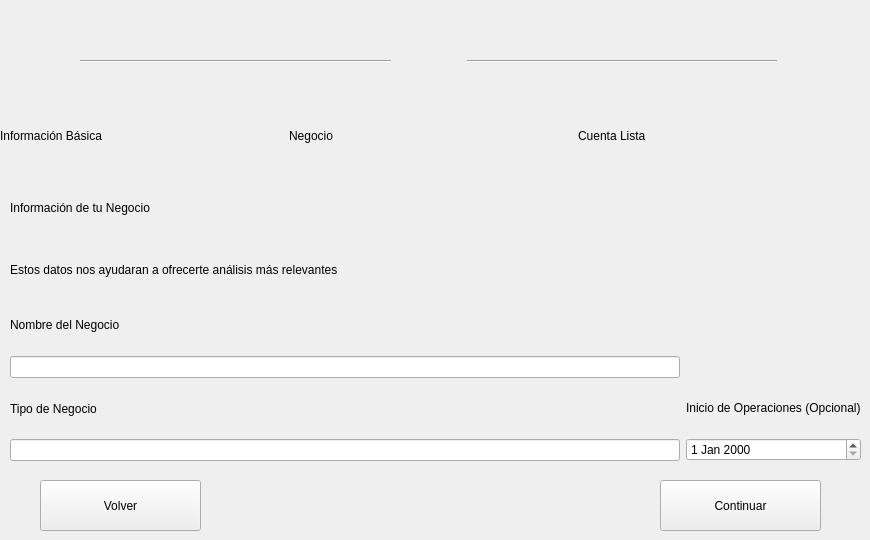
   <widget class="QWidget" name="page_2">
    <widget class="QWidget" name="horizontalLayoutWidget_2">
     <property name="geometry">
      <rect>
       <x>10</x>
       <y>20</y>
       <width>841</width>
       <height>83</height>
      </rect>
     </property>
     <layout class="QHBoxLayout" name="progreso_2">
      <item>
       <widget class="QLabel" name="LBLprofile_2">
        <property name="maximumSize">
         <size>
          <width>64</width>
          <height>64</height>
         </size>
        </property>
        <property name="text">
         <string/>
        </property>
        <property name="pixmap">
         <pixmap resource="../resources/resources.qrc">:/icons/profileLight.svg</pixmap>
        </property>
        <property name="scaledContents">
         <bool>true</bool>
        </property>
        <property name="paso" stdset="0">
         <string>Completado</string>
        </property>
        <property name="styleClass" stdset="0">
         <string>numeroPaso</string>
        </property>
       </widget>
      </item>
      <item>
       <widget class="Line" name="linea">
        <property name="styleSheet">
         <string notr="true">color: #279D4F</string>
        </property>
        <property name="orientation">
         <enum>Qt::Horizontal</enum>
        </property>
        <property name="estado" stdset="0">
         <string>Completado</string>
        </property>
       </widget>
      </item>
      <item>
       <widget class="QLabel" name="LBLsuitcase_2">
        <property name="maximumSize">
         <size>
          <width>64</width>
          <height>64</height>
         </size>
        </property>
        <property name="text">
         <string/>
        </property>
        <property name="pixmap">
         <pixmap resource="../resources/resources.qrc">:/icons/iconSuitcaseLight.svg</pixmap>
        </property>
        <property name="scaledContents">
         <bool>true</bool>
        </property>
        <property name="styleClass" stdset="0">
         <string>numeroPaso</string>
        </property>
        <property name="paso" stdset="0">
         <string>Activo</string>
        </property>
       </widget>
      </item>
      <item>
       <widget class="Line" name="linea_2">
        <property name="orientation">
         <enum>Qt::Horizontal</enum>
        </property>
       </widget>
      </item>
      <item>
       <widget class="QLabel" name="LBLcheck_2">
        <property name="maximumSize">
         <size>
          <width>68</width>
          <height>68</height>
         </size>
        </property>
        <property name="text">
         <string/>
        </property>
        <property name="pixmap">
         <pixmap resource="../resources/resources.qrc">:/icons/checkIconDark.svg</pixmap>
        </property>
        <property name="scaledContents">
         <bool>true</bool>
        </property>
        <property name="styleClass" stdset="0">
         <string>numeroPaso</string>
        </property>
        <property name="paso" stdset="0">
         <string/>
        </property>
       </widget>
      </item>
     </layout>
    </widget>
    <widget class="QWidget" name="progresoDescripcion_2" native="true">
     <property name="geometry">
      <rect>
       <x>0</x>
       <y>100</y>
       <width>861</width>
       <height>71</height>
      </rect>
     </property>
     <property name="styleSheet">
      <string notr="true">QLabel[texto=&quot;Activo&quot;]{
color: #5D38BB;
font-weight:bold;
font-size: 16px;
}
QLabel[texto=&quot;Inactivo&quot;]{
color:  #6C6686;
font-weight: bold;
font-size:16px;
}</string>
     </property>
     <layout class="QHBoxLayout" name="horizontalLayout_4">
      <item>
       <widget class="QLabel" name="label_7">
        <property name="styleSheet">
         <string notr="true"/>
        </property>
        <property name="text">
         <string>Información Básica</string>
        </property>
        <property name="texto" stdset="0">
         <string>Inactivo</string>
        </property>
       </widget>
      </item>
      <item>
       <widget class="QLabel" name="label_8">
        <property name="styleSheet">
         <string notr="true">qproperty-alignment: 'AlignCenter';</string>
        </property>
        <property name="text">
         <string>Negocio</string>
        </property>
        <property name="texto" stdset="0">
         <string>Activo</string>
        </property>
       </widget>
      </item>
      <item>
       <widget class="QLabel" name="label_9">
        <property name="styleSheet">
         <string notr="true">qproperty-alignment: 'AlignTrailing | AlignVCenter';

</string>
        </property>
        <property name="text">
         <string>Cuenta Lista</string>
        </property>
        <property name="texto" stdset="0">
         <string>Inactivo</string>
        </property>
       </widget>
      </item>
     </layout>
    </widget>
    <widget class="QWidget" name="containerRegistro_4">
     <property name="geometry">
      <rect>
       <x>10</x>
       <y>180</y>
       <width>841</width>
       <height>117</height>
      </rect>
     </property>
     <layout class="QVBoxLayout" name="layoutVRegistro_4">
      <item>
       <widget class="QLabel" name="lblTituloRegistro_4">
        <property name="styleSheet">
         <string notr="true"/>
        </property>
        <property name="text">
         <string>Información de tu Negocio</string>
        </property>
        <property name="texto" stdset="0">
         <string>Destacado</string>
        </property>
       </widget>
      </item>
      <item>
       <widget class="QLabel" name="lblSubtituloRegistro_4">
        <property name="styleSheet">
         <string notr="true"/>
        </property>
        <property name="text">
         <string>Estos datos nos ayudaran a ofrecerte análisis más relevantes</string>
        </property>
        <property name="texto" stdset="0">
         <string>Descripcion</string>
        </property>
       </widget>
      </item>
     </layout>
    </widget>
    <widget class="QWidget" name="contenedorInput_2" native="true">
     <property name="geometry">
      <rect>
       <x>10</x>
       <y>300</y>
       <width>851</width>
       <height>161</height>
      </rect>
     </property>
     <property name="styleSheet">
      <string notr="true">QLabel[texto=&quot;InputTexto&quot;]{
font-size: 16px;
font-weight: bold;
}</string>
     </property>
     <layout class="QGridLayout" name="gridLayout_2">
      <item row="0" column="0">
       <layout class="QVBoxLayout" name="inputLayout_3">
        <property name="sizeConstraint">
         <enum>QLayout::SetFixedSize</enum>
        </property>
        <item>
         <widget class="QLabel" name="lblTituloRegistro_7">
          <property name="styleSheet">
           <string notr="true"/>
          </property>
          <property name="text">
           <string>Nombre del Negocio</string>
          </property>
          <property name="texto" stdset="0">
           <string>InputTexto</string>
          </property>
         </widget>
        </item>
        <item>
         <widget class="QLineEdit" name="inputNegocio"/>
        </item>
       </layout>
      </item>
      <item row="1" column="1">
       <layout class="QVBoxLayout" name="inputLayout_5">
        <property name="sizeConstraint">
         <enum>QLayout::SetFixedSize</enum>
        </property>
        <item>
         <widget class="QLabel" name="lblTituloRegistro_9">
          <property name="styleSheet">
           <string notr="true"/>
          </property>
          <property name="text">
           <string>Inicio de Operaciones (Opcional)</string>
          </property>
          <property name="texto" stdset="0">
           <string>InputTexto</string>
          </property>
         </widget>
        </item>
        <item>
         <widget class="QDateEdit" name="inputFecha"/>
        </item>
       </layout>
      </item>
      <item row="1" column="0">
       <layout class="QVBoxLayout" name="inputLayout_4">
        <item>
         <widget class="QLabel" name="lblTituloRegistro_8">
          <property name="styleSheet">
           <string notr="true"/>
          </property>
          <property name="text">
           <string>Tipo de Negocio</string>
          </property>
          <property name="texto" stdset="0">
           <string>InputTexto</string>
          </property>
         </widget>
        </item>
        <item>
         <widget class="QLineEdit" name="inputTipoNegocio"/>
        </item>
       </layout>
      </item>
     </layout>
    </widget>
    <widget class="QWidget" name="widget_2" native="true">
     <property name="geometry">
      <rect>
       <x>0</x>
       <y>460</y>
       <width>861</width>
       <height>71</height>
      </rect>
     </property>
     <widget class="QPushButton" name="volverDos">
      <property name="geometry">
       <rect>
        <x>40</x>
        <y>20</y>
        <width>161</width>
        <height>51</height>
       </rect>
      </property>
      <property name="styleSheet">
       <string notr="true"/>
      </property>
      <property name="text">
       <string>Volver</string>
      </property>
      <property name="boton" stdset="0">
       <string>Secundario</string>
      </property>
     </widget>
     <widget class="QPushButton" name="continuarDos">
      <property name="geometry">
       <rect>
        <x>660</x>
        <y>20</y>
        <width>161</width>
        <height>51</height>
       </rect>
      </property>
      <property name="styleSheet">
       <string notr="true"/>
      </property>
      <property name="text">
       <string>Continuar</string>
      </property>
      <property name="boton" stdset="0">
       <string>Primario</string>
      </property>
     </widget>
    </widget>
   </widget>
